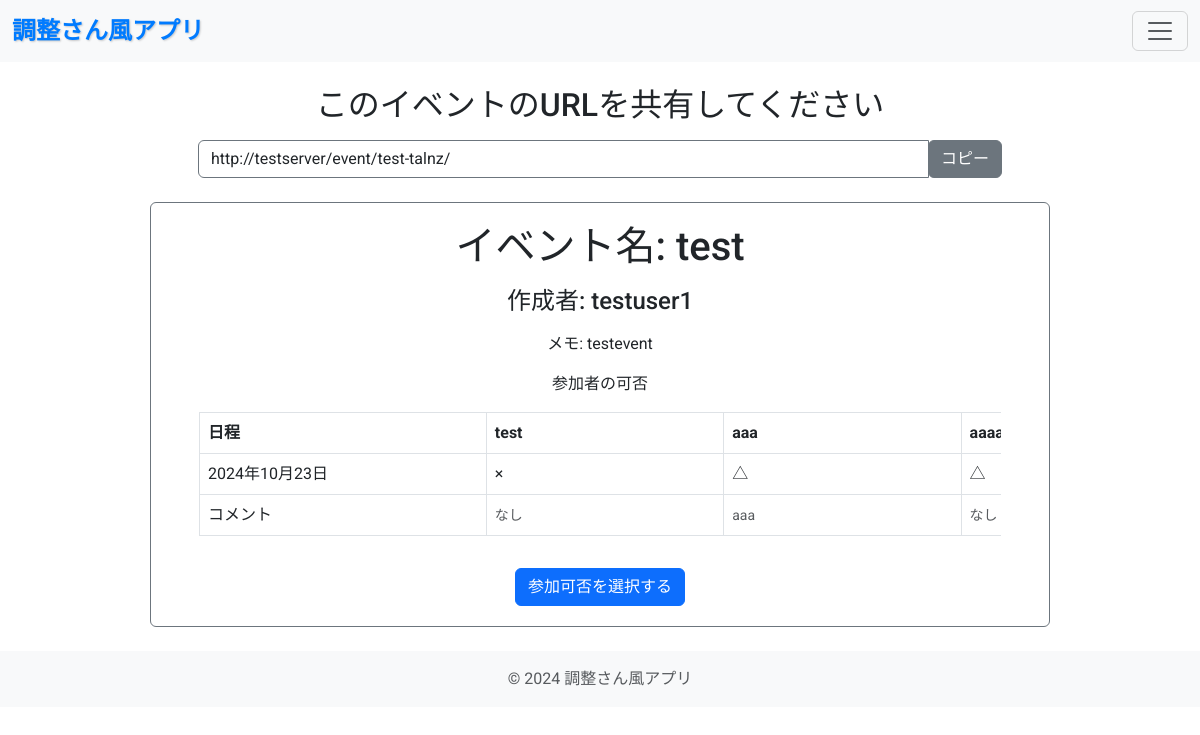
The app's page /event/test-talnz/, older data.
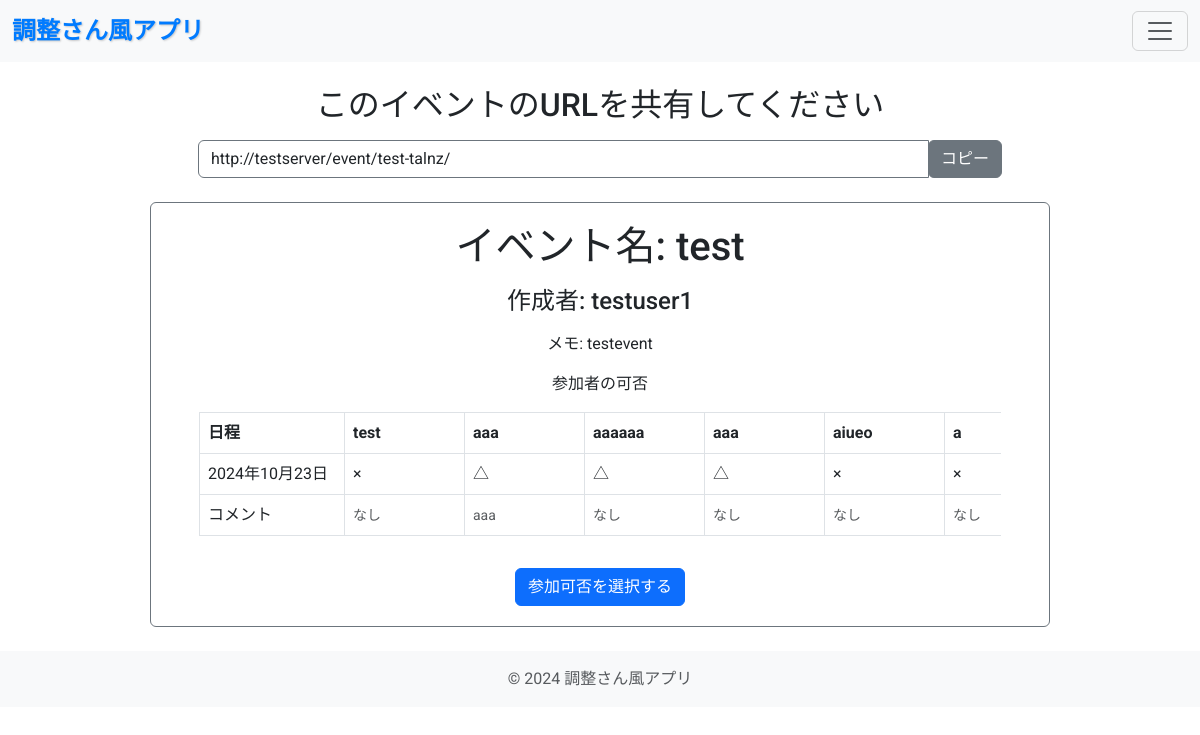
The same page, newer data.
### scheduler/models.py (models this page shows)
class Event(models.Model):
    title = models.CharField(max_length=255)
    description = models.TextField(blank=True)
    creator = models.ForeignKey(User, on_delete=models.CASCADE)
    created_at = models.DateTimeField(default=timezone.now)
    slug = models.SlugField(unique=True)

class Participant(models.Model):
    event = models.ForeignKey(Event, related_name='participants', on_delete=models.CASCADE)
    name = models.CharField(max_length=255, blank=True, null=True)
    comment = models.TextField(blank=True, null=True)

class EventDate(models.Model):
    event = models.ForeignKey(Event, related_name="dates", on_delete=models.CASCADE)
    date = models.DateField()
    time = models.TimeField(null=True, blank=True)

class Availability(models.Model):
    participant = models.ForeignKey(Participant, related_name='availabilities', on_delete=models.CASCADE)
    event_date = models.ForeignKey(EventDate, on_delete=models.CASCADE)
    availability = models.CharField(max_length=10, choices=[
        ('yes', '〇'),
        ('maybe', '△'),
        ('no', '×'),
    ])

### accounts/models.py (models this page shows)
class User(AbstractUser):
    pass

### scheduler/views.py (the view)
# urls.py: path('event/<slug:slug>/', EventDetailView.as_view(), name='event_detail'),
class EventDetailView(DetailView):
    model = Event
    template_name = "scheduler/event_detail.html"
    def get_context_data(self, **kwargs):
        context = super().get_context_data(**kwargs)
        event = self.object
        participants = Participant.objects.filter(event=event)
        context['participants'] = participants
        event_url = self.request.build_absolute_uri(reverse('event_detail', kwargs={'slug': event.slug}))
        context['participants'] = participants
        context['event_url'] = event_url  # URLをコンテキストに追加
        return context

### scheduler/templates/scheduler/event_detail.html (shortened to what this page needs)
{% extends "base.html" %}
{% block content %}
    <div class="container px-4 px-lg-5 mb-4" style="max-width: 900px; margin: 0 auto;">
        <h2 class="text-center mb-3">このイベントのURLを共有してください</h2>
        <div class="input-group mb-3 justify-content-center">
            <input type="text" id="event-url" value="{{ event_url }}" readonly class="form-control" />
            <div class="input-group-append">
                <button onclick="copyToClipboard()" class="btn btn-secondary">コピー</button>
            </div>
        </div>
    </div>
    <div class="container px-4 px-lg-5 mb-4 border border-secondary rounded" style="max-width: 900px; margin: 0 auto; padding: 20px;">
        <h1 class="text-center mb-3">イベント名: {{ event.title }}</h1>
        <h4 class="text-center mb-3">作成者: {{ event.creator }}</h4>
        {% if event.description %}
            <p class="text-center mb-3">メモ: {{ event.description }}</p>
        {% endif %}
        <p class="text-center mb-3">参加者の可否</p>
        <div style="overflow-x: auto;">
            <table class="table table-bordered" style="table-layout: fixed; min-width: 1000px;">
                <thead>
                    <tr>
                        <th style="width: 145px;">日程</th>
                        {% for participant in participants %}
                            <th style="width: 120px; white-space: nowrap; overflow: hidden; text-overflow: ellipsis;">
                                {{ participant.name }}
                            </th>
                        {% endfor %}
                    </tr>
                </thead>
                <tbody>
                    {% for event_date in event.dates.all %}
                        <tr>
                            <td>{{ event_date.date }} {{ event_date.time|time:"H:i" }}</td>
                            {% for participant in participants %}
                                <td style="min-width: 120px;">
                                    {% for availability in participant.availabilities.all %}
                                        {% if availability.event_date == event_date %}
                                            {{ availability.get_availability_display }}
                                        {% endif %}
                                    {% endfor %}
                                </td>
                            {% endfor %}
                        </tr>
                    {% endfor %}
                    <tr>
                        <td>コメント</td>
                        {% for participant in participants %}
                            <td style="min-width: 120px;">
                                {% if participant.comment %}
                                    <small class="text-muted">{{ participant.comment }}</small>
                                {% else %}
                                    <small class="text-muted">なし</small>
                                {% endif %}
                            </td>
                        {% endfor %}
                    </tr>
                </tbody>
            </table>
        </div>
        <div class="text-center">
            <a href="{% url 'event_participate' event.slug %}" class="btn btn-primary mt-3">参加可否を選択する</a>
        </div>
    </div>
{% endblock %}

### templates/base.html (shortened to what this page needs)
{% load static %}
<!DOCTYPE html>
<html lang="ja">
<head>
    <link href="https://code.jquery.com/ui/1.12.1/themes/flick/jquery-ui.css" rel="stylesheet">
    <link href="https://cdn.jsdelivr.net/npm/bootstrap@5.3.0/dist/css/bootstrap.min.css" rel="stylesheet">
    <link rel="stylesheet" href="{% static 'css/style.css' %}">
</head>
<body>
    <nav class="navbar navbar-light bg-light">
        <div class="container-fluid">
            <a class="navbar-brand" href="{% url 'event_create' %}">調整さん風アプリ</a>
            <button class="navbar-toggler" type="button" data-bs-toggle="collapse" data-bs-target="#navbarNav" aria-controls="navbarNav" aria-expanded="false" aria-label="Toggle navigation">
                <span class="navbar-toggler-icon"></span>
            </button>
        </div>
    </nav>
    <div class="container mt-4">
        {% block content %}{% endblock %}
    </div>
    <footer class="footer bg-light text-center py-3">
        <div class="container">
            <span class="text-muted">© 2024 調整さん風アプリ</span>
        </div>
    </footer>
</body>
</html>

### scheduler/static/css/style.css (style rules this page uses)
body { font-family: 'Roboto', sans-serif; }
.form-control { border: 1px solid #6c757d; box-shadow: none; }
.navbar-brand { font-size: 24px; font-weight: bold; color: #007bff; text-shadow: 1px 1px 2px rgba(0, 0, 0, 0.2); transition: color 0.3s; }
th, td { overflow-wrap: break-word; overflow: hidden; }

Row changes from the older to the newer data that the page shows:
added Participant: name "aaa", comment "なし"
added Participant: name "aiueo", comment "なし"
added Participant: name "a", comment "なし"
added Availability: availability "△"
added Availability: availability "×"
added Availability: availability "×"
